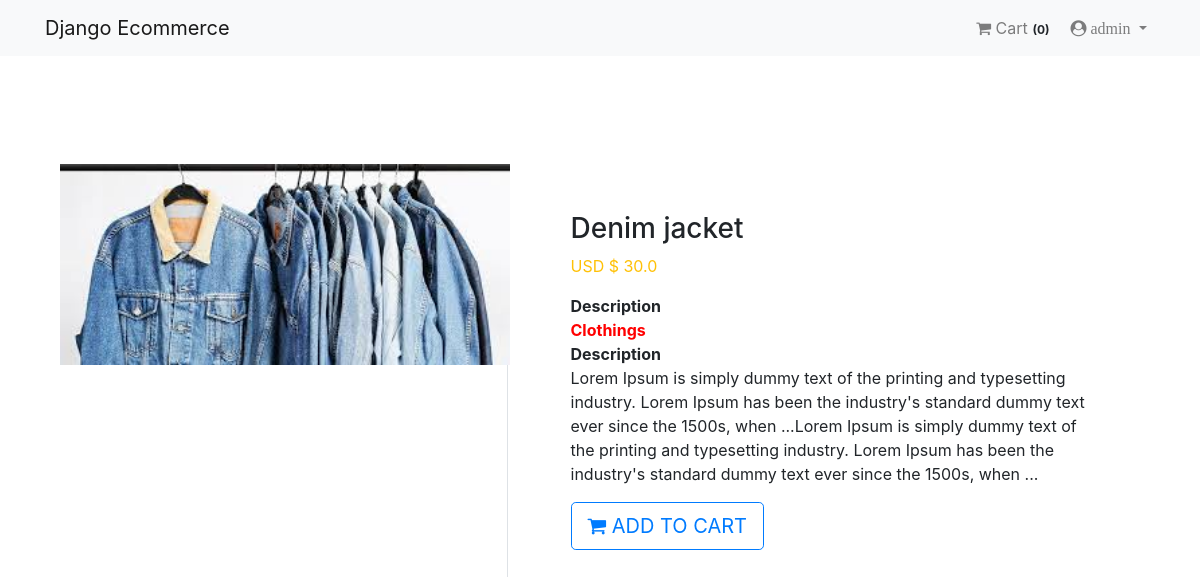
The page /product/5/ (signed in) on the database its author committed.
### App_Login/models.py (models this page shows, shortened)
class User(AbstractBaseUser, PermissionsMixin):
    email = models.EmailField(unique=True, null=False)
    is_staff = models.BooleanField(
       ugettext_lazy('Staff Status'), default=False,
       help_text = ugettext_lazy('Designates whether the user can log in the site')
    )
    is_active = models.BooleanField(
       ugettext_lazy('active'), default=True,
       help_text = ugettext_lazy('Designates whether this user should be treated as active')
    )
    USERNAME_FIELD = 'email'
    objects = MyUserManager()

class Profile(models.Model):
    user = models.OneToOneField(User, on_delete=models.CASCADE, related_name='profile')
    username = models.CharField(max_length=264, null=True, blank=True)
    full_name = models.CharField(max_length=264, null=True, blank=True)
    address_1 = models.TextField(max_length=300, null=True, blank=True)
    city = models.CharField(max_length=40, null=True, blank=True)
    zipcode = models.CharField(max_length=10, null=True, blank=True)
    country = models.CharField(max_length=20, null=True, blank=True)
    phone = models.CharField(max_length=20, null=True, blank=True)
    date_joined = models.DateTimeField(auto_now_add=True)

### App_Shop/models.py (models this page shows, shortened)
class Product(models.Model):
    mainimage = models.ImageField(upload_to='Product')
    name = models.CharField(max_length=264)
    category = models.ForeignKey(Category, on_delete=models.CASCADE, related_name='category')
    preview_text = models.TextField(max_length=200, verbose_name='Preview Text')
    details_text = models.TextField(max_length=1000, verbose_name='Description')
    price = models.FloatField()
    old_price = models.FloatField(default=0.00)
    created = models.DateTimeField(auto_now_add=True)
    class Meta:
        ordering = ['-created',]

class Category(models.Model):
    title = models.CharField(max_length=30)
    created = models.DateTimeField(auto_now_add=True)
    def __str__(self):
        return self.title
    class Meta:
        verbose_name_plural = "Categories"

### App_Shop/views.py (the view)
# urls.py: path('product/<pk>/', views.ProductDetail.as_view(), name='product_detail'),
class ProductDetail(DetailView):
    model = Product
    template_name = "App_Shop/product_detail.html"

### App_Order/templatetags/cart_tag.py (called while the page is built)
@register.filter
def cart_total(user):
    order = Order.objects.filter(user=user, ordered=False)
    if order.exists():
        return order[0].orderitems.count()
    else:
        return 0

### templates/App_Shop/product_detail.html (shortened to what this page needs)
{% extends 'base.html' %}
{% block body_block %}
<div class="container">
  <div class="">
    <div class="row">
      <aside class="col-sm-5 border-right">
        <article class="gallery-wrap">
          <div class="">
            <a href="#"><img src="/media/{{ object.mainimage }}" style="width: 450px;" alt=""></a>
          </div>
        </article>
      </aside>
      <aside class="col-sm-7">
        <article class="card-body p-5">
          <h3 class="mp-3">{{ object.name }}</h3>
          <p class="price-detail-wrap">
            <span class="price ht text-warning">
            <span class="currency">USD $</span>
            <span class="num">{{ object.price }}</span>
            </span>
          </p>
          <dl class="item-property">
            <dt>Description</dt>
            <font color="red"><b>{{ object.category }}</b></font>
            <br>
            <dt>Description</dt>
            <dd><p>{{ object.details_text }}</p></dd>
          </dl>
          <a href="{% url 'App_Order:add' pk=object.pk %}" class="btn btn-lg btn-outline-primary text-uppercase">
            <i class="fa fa-shopping-cart"></i> add to cart
          </a>
        </article>
      </aside>
    </div>
  </div>
</div>
{% endblock %}

### templates/navbar.html (shortened to what this page needs)
{% load cart_tag %}
<nav class="navbar navbar-expand-lg navbar-light bg-light">
  <div class="container">
    <a class="navbar-brand" href="{% url 'App_Shop:home' %}">Django Ecommerce</a>
    <div class="collapse navbar-collapse" id="navbarNav">
      <ul class="navbar-nav ml-auto">
       {% if request.user.is_authenticated %}
        <li class="nav-item">
          <a class="nav-link" href="{% url 'App_Order:cart' %}"><i class="fa fa-shopping-cart" aria-hidden="true"></i> Cart<span class="badge badge-light">({{ request.user | cart_total }})</span>
          </a>
        </li>
        <li class="nav-item dropdown">
        <a class="nav-link dropdown-toggle" id="navbarDropdown" role="button" data-toggle="dropdown" aria-haspopup="true" aria-expanded="false" href="#">
          <i class="fa fa-user-circle" aria-hidden="true"> {{ request.user.profile.username }}</i>
        </a>
        </li>
        {% else %}
        <li class="nav-item">
          <a href="{% url 'App_Login:login' %}" class="btn btn-info btn-sm">Login</a>
          <a href="{% url 'App_Login:signup' %}" class="btn btn-info btn-sm">Register</a>
        </li>
        {% endif %}
      </ul>
    </div>
  </div>
</nav>

### rows shown on the page
User: user|cart_total "0", user.profile.username "admin"
Product: mainimage (picture), name "Denim jacket", price "30.0", category "Clothings", details_text "Lorem Ipsum is simply dummy text of the printing and typesetting industry. Lorem Ipsum has been the industry's standard dummy text ever since the 1500s, when ...Lorem Ipsum is simply dummy text of the printing and typesetting industry. Lorem Ipsum has been the industry's standard dummy text ever since the 1500s, when ..."
